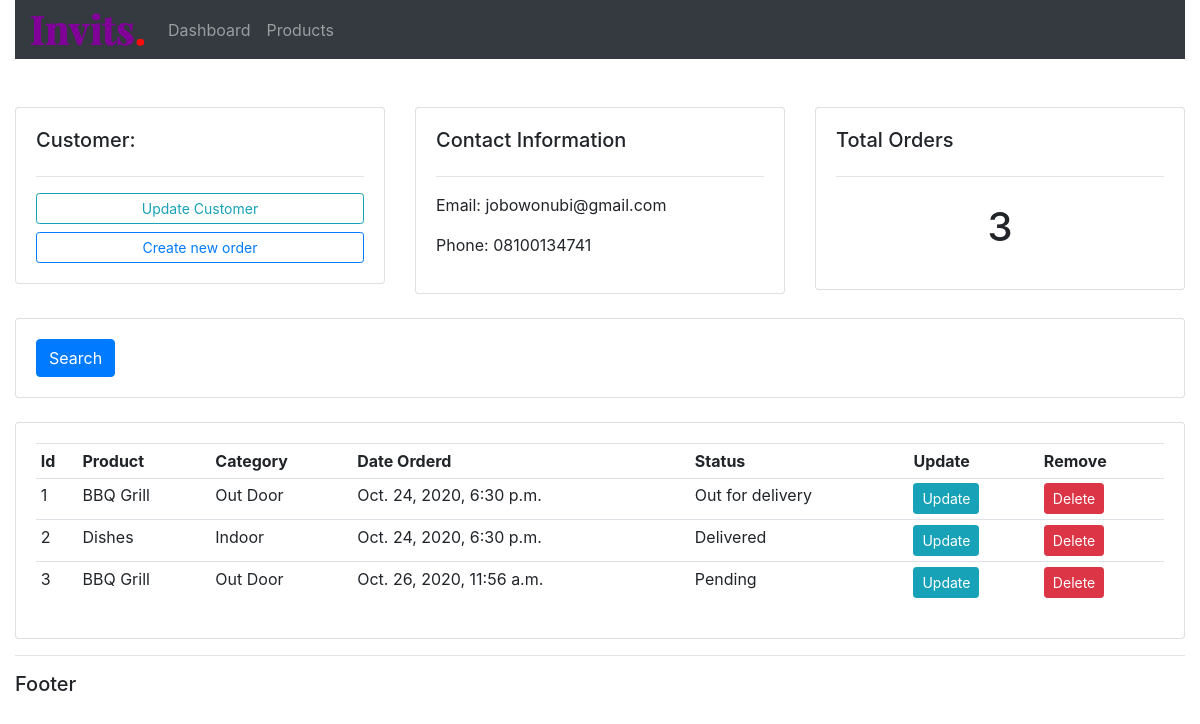
/customer/1, run on an earlier commit of the app's database.
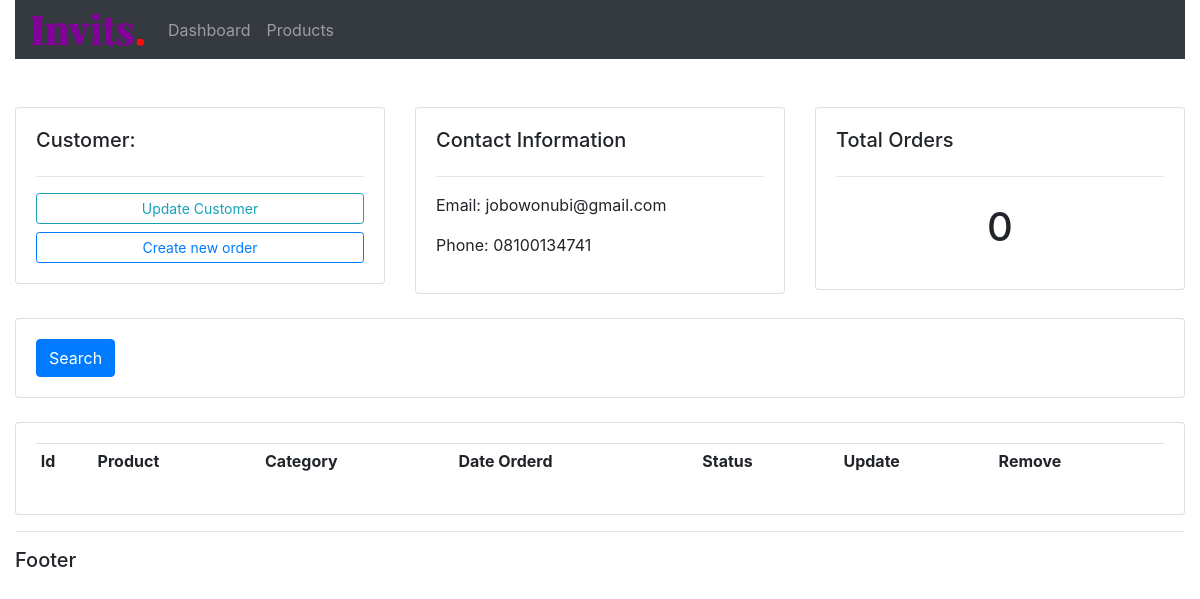
And on a later commit of the database.
### account/models.py (models this page shows, shortened)
class Order(models.Model):
    STATUS = [
        ('Pending', 'Pending'),
        ('Out for delivery', 'Out for delivery'),
        ('Delivered', 'Delivered')
    ]
    customer = models.ForeignKey(
        Customer, null=True, on_delete=models.SET_NULL)
    product = models.ForeignKey(Product, null=True, on_delete=models.SET_NULL)
    status = models.CharField(max_length=18, choices=STATUS)
    date_created = models.DateTimeField(auto_now_add=True)

class Product(models.Model):
    CATEGORY = [
        ('Indoor', 'Indoor'),
        ('Out Door', 'Out Door')
    ]
    name = models.CharField(max_length=50, null=True)
    price = models.FloatField()
    category = models.CharField(max_length=50, null=True, choices=CATEGORY)
    description = models.TextField(null=True, blank=True)
    tags = models.ManyToManyField(Tag)
    date_created = models.DateTimeField(auto_now_add=True)
    def __str__(self):
        return self.name

### account/views.py (the view)
# urls.py: path('customer/<int:customer_id>', views.customer, name='customer'),
def customer(request, customer_id):
    customer = get_object_or_404(Customer, id=customer_id)
    orders = customer.order_set.all()
    context = {
        'customer': customer,
        'orders': orders,
        'total_orders': orders.count()
    }
    return render(request, "account/customer.html", context)

### account/templates/account/customer.html
{% extends 'account/main.html' %}
{% block content %}
<br>
<div class="row">
	<div class="col-md-4">
		<div class="card card-body">
			<h5>Customer:</h5>
			<hr>
			<a class="btn btn-outline-info  btn-sm btn-block" href="">Update Customer</a>
			<a class="btn btn-outline-primary  btn-sm btn-block" href="{% url 'create_order' customer.id %}">Create new
				order</a>
		</div>
	</div>
	<div class="col-md-4">
		<div class="card card-body">
			<h5>Contact Information</h5>
			<hr>
			<p>Email: {{ customer.email }} </p>
			<p>Phone: {{ customer.phone }}</p>
		</div>
	</div>
	<div class="col-md-4">
		<div class="card card-body">
			<h5>Total Orders</h5>
			<hr>
			<h1 style="text-align: center;padding: 10px">{{ total_orders }}</h1>
		</div>
	</div>
</div>
<br>
<div class="row">
	<div class="col">
		<div class="card card-body">
			<form method="get">
				<button class="btn btn-primary" type="submit">Search</button>
			</form>
		</div>
	</div>
</div>
<br>
<div class="row">
	<div class="col-md">
		<div class="card card-body">
			<table class="table table-sm">
				<tr>
					<th>Id</th>
					<th>Product</th>
					<th>Category</th>
					<th>Date Orderd</th>
					<th>Status</th>
					<th>Update</th>
					<th>Remove</th>
				</tr>
				{% for order in  orders %}
				<tr>
					<td>{{ forloop.counter }}</td>
					<td>{{ order.product }}</td>
					<td>{{ order.product.category }}</td>
					<td>{{ order.date_created }}</td>
					<td>{{ order.status }}</td>
					<td><a class="btn btn-sm btn-info" href="{% url 'update_order' order.id %}">Update</a></td>
					<td><a class="btn btn-sm btn-danger" href="{% url 'delete_order' order.id %}">Delete</a></td>
				</tr>
				{% endfor %}
			</table>
		</div>
	</div>
</div>
{% endblock %}

What changed in the data, as far as the page shows it:
removed Order: product "BBQ Grill", product.category "Out Door", date_created "Oct. 24, 2020, 6:30 p.m.", status "Out for delivery"
removed Order: product "Dishes", product.category "Indoor", date_created "Oct. 24, 2020, 6:30 p.m.", status "Delivered"
removed Order: product "BBQ Grill", product.category "Out Door", date_created "Oct. 26, 2020, 11:56 a.m.", status "Pending"
Also different on the page:
{{ total_orders }}: "3" → "0"
